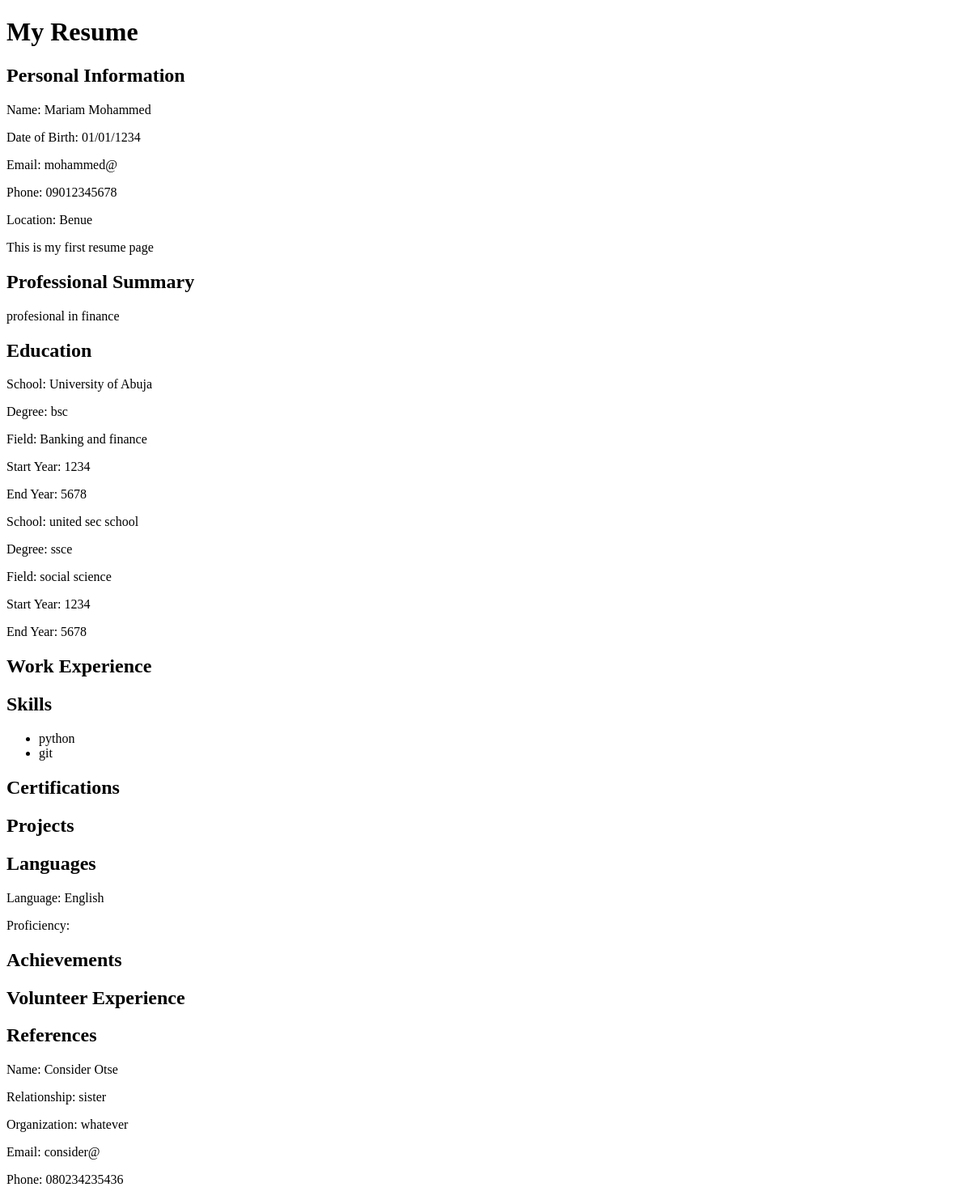
Before: /resume/20 with the older database file.
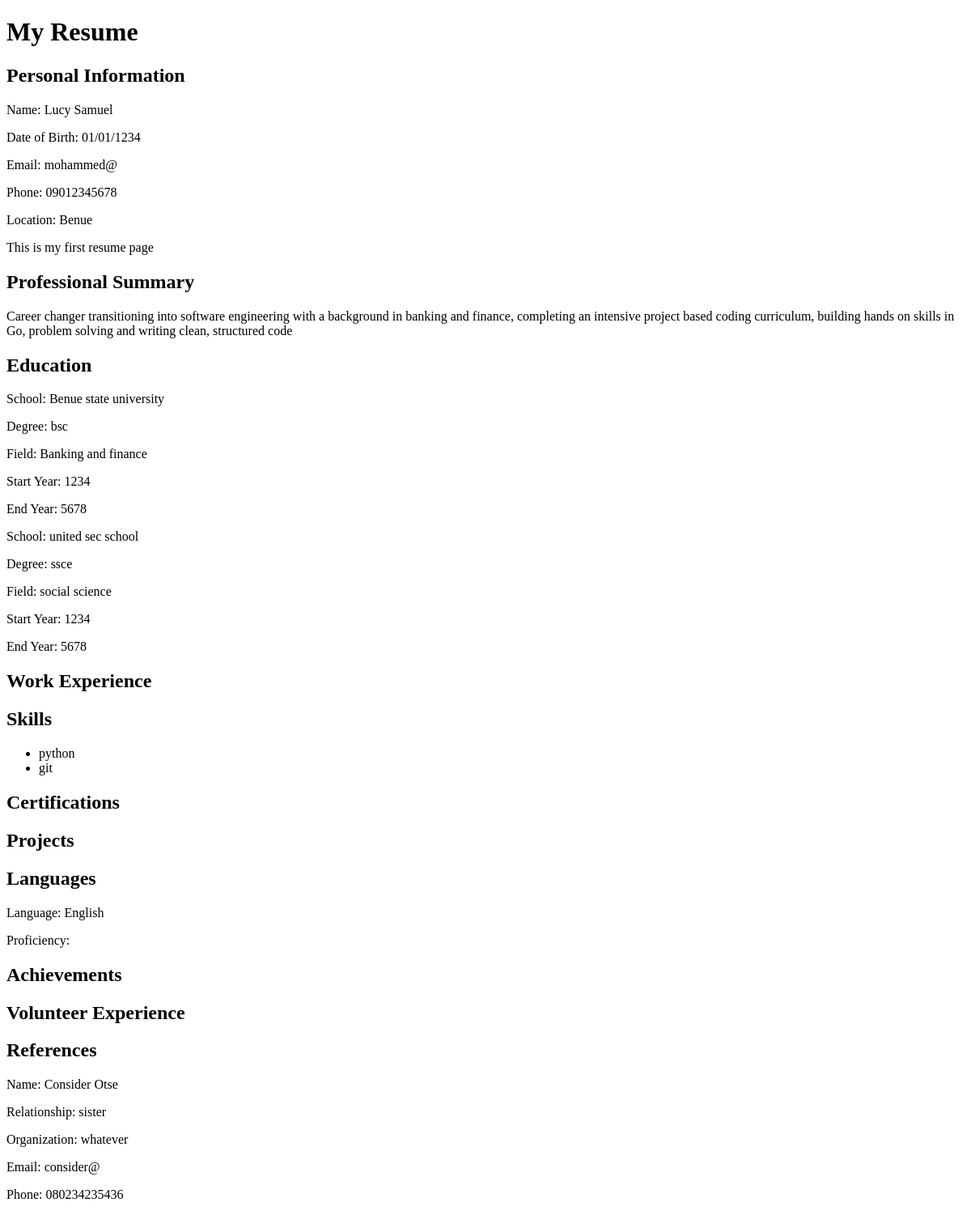
After: the same page with the newer database file.
### tables this page shows
CREATE TABLE resumes (
        id INTEGER PRIMARY KEY,
        name TEXT,
        date_of_birth TEXT,
        email TEXT,
        phone_number TEXT,
        location TEXT,
        summary TEXT
    );

CREATE TABLE education (
        id INTEGER PRIMARY KEY,
        resume_id INTEGER,
        school TEXT,
        degree TEXT,
        field TEXT,
        start_year TEXT,
        end_year TEXT,
        FOREIGN KEY (resume_id) REFERENCES resumes(id)
    );

CREATE TABLE skills (
        id INTEGER PRIMARY KEY,
        resume_id INTEGER,
        skill TEXT,
        FOREIGN KEY (resume_id) REFERENCES resumes(id)
    );

CREATE TABLE languages (
        id INTEGER PRIMARY KEY,
        resume_id INTEGER,
        language TEXT,
        proficiency TEXT,
        FOREIGN KEY (resume_id) REFERENCES resumes(id)
    );

CREATE TABLE resume_references (
        id INTEGER PRIMARY KEY,
        resume_id INTEGER,
        name TEXT,
        relationship TEXT,
        organization TEXT,
        email TEXT,
        phone_number TEXT,
        FOREIGN KEY (resume_id) REFERENCES resumes(id)
    );

### app.py (the view)
@app.route("/resume/<resume_id>")
def view_resume(resume_id):
    resume = get_complete_resume(int(resume_id))
    if resume is None:
        return "Resume not found."
    return render_template(
        "resume.html",
        resume=resume
    )

### database.py (called while the page is built, shortened)
def load_resume_from_database(resume_id):
    cursor.execute(
        """
        SELECT
            id,
            name,
            date_of_birth,
            email,
            phone_number,
            location,
            summary
        FROM resumes
        WHERE id = ?
        """,
        (resume_id,)
    )
    return cursor.fetchone()

def load_education(resume_id):
    cursor.execute(
        """
        SELECT
            id,
            school,
            degree,
            field,
            start_year,
            end_year
        FROM education
        WHERE resume_id = ?
        """,
        (resume_id,)
    )
    education_records = cursor.fetchall()
    education = []
    for record in education_records:
        education.append({
            "id": record[0],
            "school": record[1],
            "degree": record[2],
            "field": record[3],
            "start_year": record[4],
            "end_year": record[5]
        })
    return education

def load_work_experience(resume_id):
    cursor.execute(
        """
        SELECT
            id,
            job_title,
            company,
            location,
            start_date,
            end_date,
            description
        FROM work_experience
        WHERE resume_id = ?
        """,
        (resume_id,)
    )
    work_records = cursor.fetchall()
    work_experience = []
    return work_experience

def load_skills(resume_id):
    cursor.execute(
        """
        SELECT
            id,
            skill
        FROM skills
        WHERE resume_id = ?
        """,
        (resume_id,)
    )
    skill_records = cursor.fetchall()
    skills = []
    for record in skill_records:
        skills.append({
            "id": record[0],
            "skill": record[1]
        })
    return skills

def load_certifications(resume_id):
    cursor.execute(
        """
        SELECT
            id,
            name,
            organization,
            date
        FROM certifications
        WHERE resume_id = ?
        """,
        (resume_id,)
    )
    certification_records = cursor.fetchall()
    certifications = []
    return certifications

### templates/resume.html (shortened to what this page needs)
<!DOCTYPE html>
<html>
<head>
</head>
<body>
    <h1>My Resume</h1>
    <h2>Personal Information</h2>
    <p>Name: {{ resume["personal_information"]["name"] }}</p>
    {% if resume["personal_information"]["date_of_birth"] %}
        <p>Date of Birth: {{ resume["personal_information"]["date_of_birth"] }}</p>
        {% endif %}
    <p>Email: {{ resume["personal_information"]["email"] }}</p>
    <p>Phone: {{ resume["personal_information"]["phone_number"] }}</p>
    <p>Location: {{ resume["personal_information"]["location"] }}</p>
    <p>This is my first resume page</p>
    <h2>Professional Summary</h2>
    <p>{{ resume["summary"] }}</p>
    <h2>Education</h2>
    {% for education in resume["education"] %}
        <p>School: {{ education["school"] }}</p>
        <p>Degree: {{ education["degree"] }}</p>
        <p>Field: {{ education["field"] }}</p>
        <p>Start Year: {{ education["start_year"] }}</p>
        <p>End Year: {{ education["end_year"] }}</p>
    {% endfor %}
    <h2>Work Experience</h2>
    <h2>Skills</h2>
    <ul>
    {% for skill in resume["skills"] %}
        <li>{{ skill["skill"] }}</li>
        {% endfor %}
    </ul>
    <h2>Certifications</h2>
    <h2>Projects</h2>
<h2>Languages</h2>
{% for language in resume["languages"] %}
    <p>Language: {{ language["language"] }}</p>
    <p>Proficiency: {{ language["Proficiency"] }}</p>
{% endfor %}
<h2>Achievements</h2>
<h2>Volunteer Experience</h2>
<h2>References</h2>
{% for reference in resume["references"] %}
    <p>Name: {{ reference["name"] }}</p>
    <p>Relationship: {{ reference["relationship"] }}</p>
    <p>Organization: {{ reference["organization"] }}</p>
    <p>Email: {{ reference["email"] }}</p>
    <p>Phone: {{ reference["phone_number"] }}</p>
{% endfor %}
</body>
</html>

Changed rows visible on the page:
changed resumes "mohammed@": personal_information.name "Mariam Mohammed" → "Lucy Samuel"; summary "profesional in finance" → "Career changer transitioning into software engineering with a background in banking and finance, completing an intensive project based coding curriculum, building hands on skills in Go, problem solving and writing clean, structured code"
changed education "bsc": school "University of Abuja" → "Benue state university"
